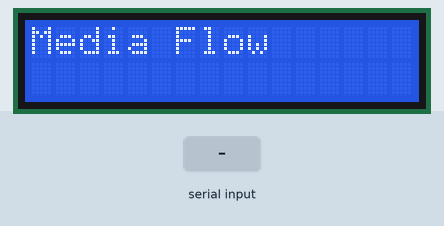
Recording of a sketch running on a simulated ESP32. Shown: 16×2 character LCD. The test bench sets the inputs (shaded band). USB keyboard and mouse output is not drawn; what the sketch prints to the serial monitor is not drawn.

Above: at 1.2 s.
1.3 s: "1" received over Serial
At 1.7 s:
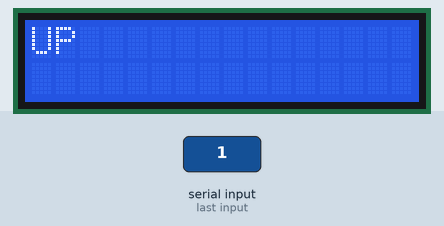
2.8 s: "2" received over Serial
At 4.0 s:
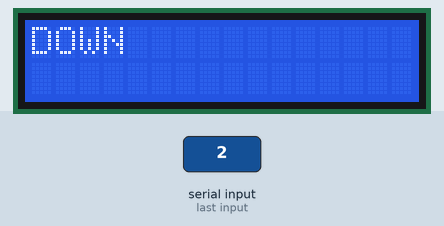
4.3 s: "3" received over Serial
At 5.2 s:
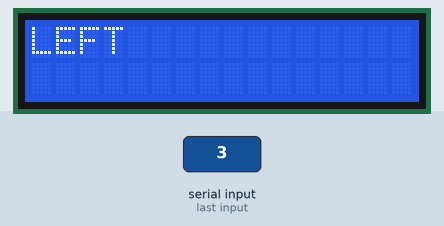
5.8 s: "4" received over Serial
At 6.4 s:
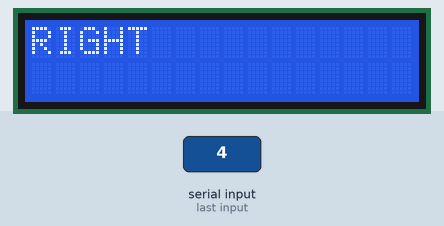
7.3 s: "5" received over Serial
At 7.6 s:
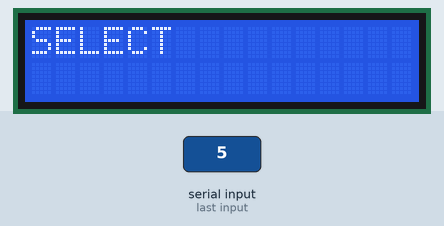
8.8 s: "6" received over Serial
At 10.0 s:
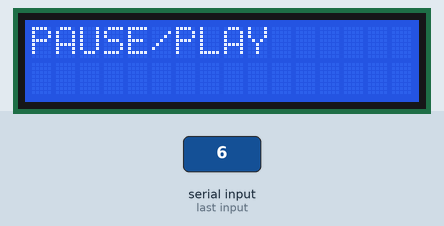
Timing chart, 0 to 11.3 s (numbered marks = the images above; inputs shaded):
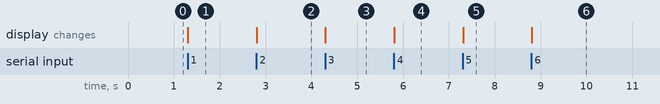

Measured:
- after the input at 1.3 s, the display: changes at once (image 1)
- after the input at 2.8 s, the display: changes at once (image 2)
- after the input at 4.3 s, the display: changes at once (image 3)
- after the input at 5.8 s, the display: changes at once (image 4)
- after the input at 7.3 s, the display: changes at once (image 5)
- after the input at 8.8 s, the display: changes at once (image 6)

The sketch:

blefinal.ino
```cpp
#define USE_NIMBLE
#include <BleKeyboard.h>
BleKeyboard bleKeyboard;
//BleKeyboard bleKeyboard("Media_Flow", "KK", 100);

#include <Wire.h>
#include <LiquidCrystal_I2C.h>
LiquidCrystal_I2C lcd(0x27, 16, 2);

void setup() {
  Serial.begin(115200);
  lcd.begin();
  lcd.backlight();
  lcd.print("Media Flow");
  Serial.println("Starting BLE work!");
  bleKeyboard.begin();
}

void loop() {
  if(bleKeyboard.isConnected()) {
    char input = Serial.read();
    switch (input) {
      case '1':
        lcd.clear();
        lcd.print("UP");
        bleKeyboard.press(KEY_UP_ARROW);
        bleKeyboard.releaseAll();
        break;
      case '2':
        lcd.clear();
        lcd.print("DOWN");
        bleKeyboard.press(KEY_DOWN_ARROW);
        bleKeyboard.releaseAll();
        break;
      case '3':
        lcd.clear();
        lcd.print("LEFT");
        bleKeyboard.press(KEY_LEFT_ARROW);
        bleKeyboard.releaseAll();
        break;
       case '4':
        lcd.clear();
        lcd.print("RIGHT");
        bleKeyboard.press(KEY_RIGHT_ARROW);
        bleKeyboard.releaseAll();
        break;
       case '5':
        lcd.clear();
        lcd.print("SELECT");
        bleKeyboard.press(KEY_RETURN);
        bleKeyboard.releaseAll();
        break;
       case '6':
        lcd.clear();
        lcd.print("PAUSE/PLAY");
        bleKeyboard.press(' ');
        bleKeyboard.releaseAll();
        break;
       case '7':
        lcd.clear();
        lcd.print("BACK");
        bleKeyboard.press(KEY_ESC);
        bleKeyboard.releaseAll();
        break;
       case '8':
        lcd.clear();
        lcd.print("HOME");
        bleKeyboard.press(KEY_HOME);
        bleKeyboard.releaseAll();
        break;
       case '9':
        lcd.clear();
        lcd.print("VOL_UP");
        bleKeyboard.write(KEY_MEDIA_VOLUME_UP);
        bleKeyboard.releaseAll();
        break;
       case '0':
        lcd.clear();
        lcd.print("VOL_DOWN");
        bleKeyboard.write(KEY_MEDIA_VOLUME_DOWN);
        bleKeyboard.releaseAll();
        break;
      default:
        // Ignore other input
        break;
    }
  }
}
```
